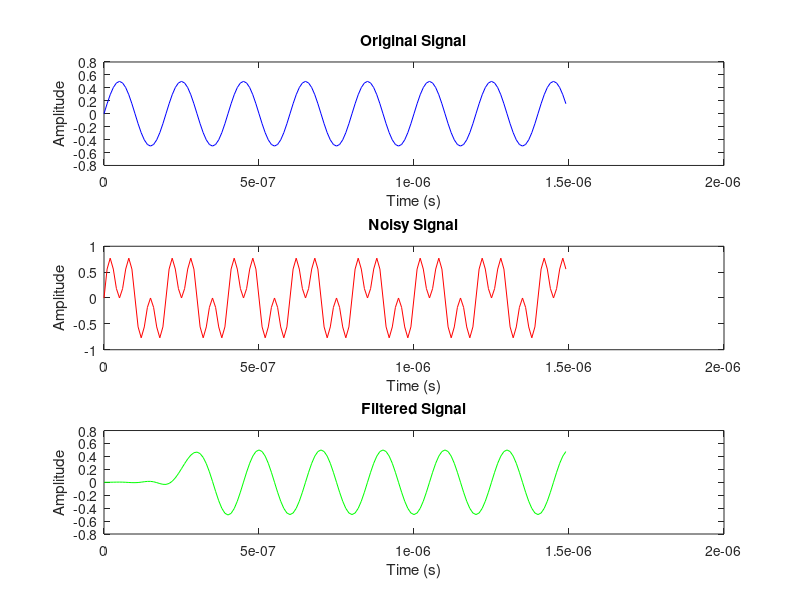
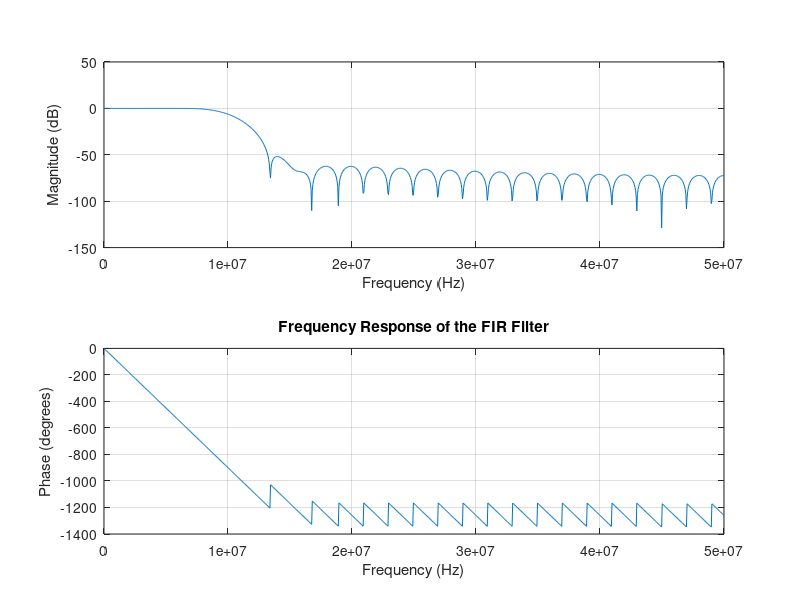

The MATLAB source for these figures, in order:
%HAmza ALi Morsi
% Parameters
fs = 100e6;                 % Sampling frequency (100 MHz)
fc = 10e6;                  % Cutoff frequency (10 MHz)
order = 50;                 % Filter order
n = 150;                    % Number of samples for a larger time scale

% Time vector
t = (0:n-1)/fs;

% Generate the original sinusoidal signal
f_signal = 5e6;             % Frequency of the sinusoidal signal (5 MHz)
signal = 0.5 * sin(2*pi*f_signal*t);

% Generate sinusoidal noise
f_noise = 15e6;             % Frequency of the noise signal (15 MHz)
noise = 0.5 * sin(2*pi*f_noise*t); % Sinusoidal noise with 0.5 amplitude
noisy_signal = signal + noise;

% Design the FIR filter using a Hamming window
Wn = fc / (fs/2);           % Normalized cutoff frequency
b = fir1(order, Wn, hamming(order+1));
a = 1;                      % FIR filter has only b coefficients

% Apply the FIR filter to the noisy signal
filtered_signal = filter(b, a, noisy_signal);

% Plot the original signal, noisy signal, and filtered signal in separate subplots
figure;
subplot(3,1,1);
plot(t, signal, 'b');
title('Original Signal');
xlabel('Time (s)');
ylabel('Amplitude');

subplot(3,1,2);
plot(t, noisy_signal, 'r');
title('Noisy Signal');
xlabel('Time (s)');
ylabel('Amplitude');

subplot(3,1,3);
plot(t, filtered_signal, 'g');
title('Filtered Signal');
xlabel('Time (s)');
ylabel('Amplitude');

% Save filter coefficients to a hexadecimal text file
fid = fopen('filter_coefficients_hex.txt', 'wt');
for i = 1:length(b)
    hex_value = dec2hex(typecast(single(b(i)), 'uint32'), 8);
    fprintf(fid, '%s\n', hex_value);
end
fclose(fid);
disp('Filter coefficients saved to filter_coefficients_hex.txt');

% Save the signals to a text file
fid = fopen('signals.txt', 'wt');
fprintf(fid, 'Original Signal\n');
fprintf(fid, '%f\n', signal);
fprintf(fid, 'Noisy Signal\n');
fprintf(fid, '%f\n', noisy_signal);
fprintf(fid, 'Filtered Signal\n');
fprintf(fid, '%f\n', filtered_signal);
fclose(fid);
disp('Signals saved to signals.txt');

% Plot the frequency response of the filter
figure;
freqz(b, 1, 1024, fs);
title('Frequency Response of the FIR Filter');
